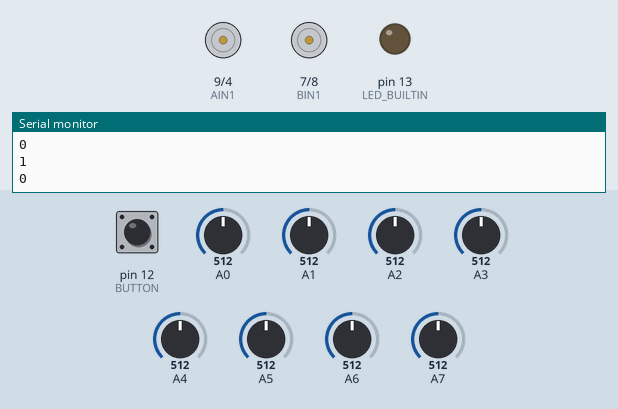
A sketch run on a simulated Arduino Nano, built with avr-gcc and run on an emulated ATmega328P. Shown: motor-driver pin pairs drawn as motors (green arrow = first pin HIGH = forward, orange = second pin HIGH = backward, longer = more drive, scaled by the enable pin), output pins drawn as LEDs (lit = HIGH), the last lines printed to the serial monitor. The inputs (shaded band) are chosen by the test bench; at power-on: pin 12 (BUTTON) HIGH, A0 = 512, A1 = 512, A2 = 512, A7 = 512, A3 = 512, A4 = 512, A5 = 512, A6 = 512.

Above: at 12.7 s.
12.8 s: pin 12 (BUTTON) pulled LOW for 0.15 s
At 15.1 s:
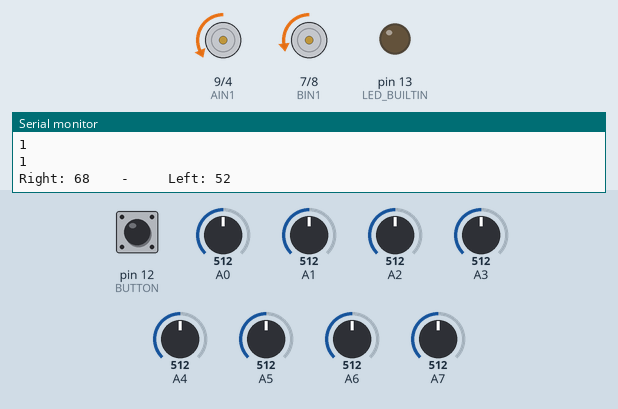
15.8 s: A0 set to 390
At 16.2 s:
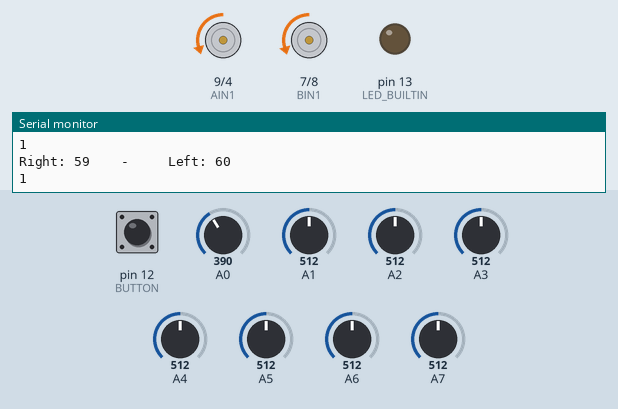
17.3 s: A1 set to 30
At 17.6 s:
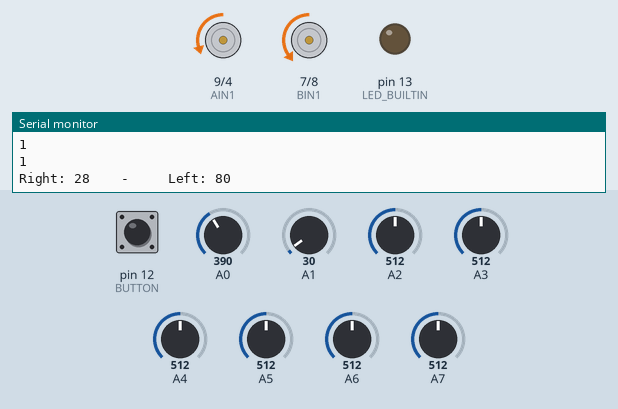
18.8 s: A0 set to 992
At 19.2 s:
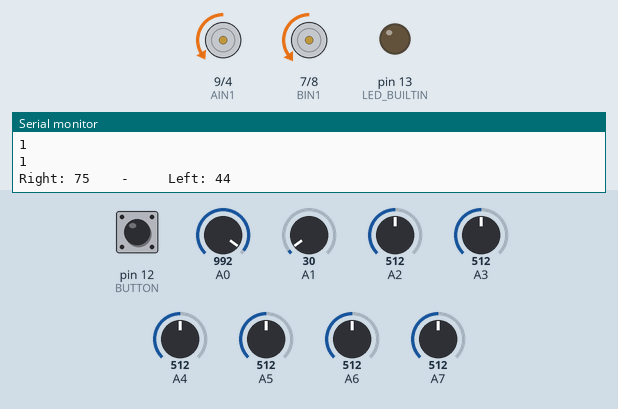
20.3 s: A2 set to 390
At 21.3 s:
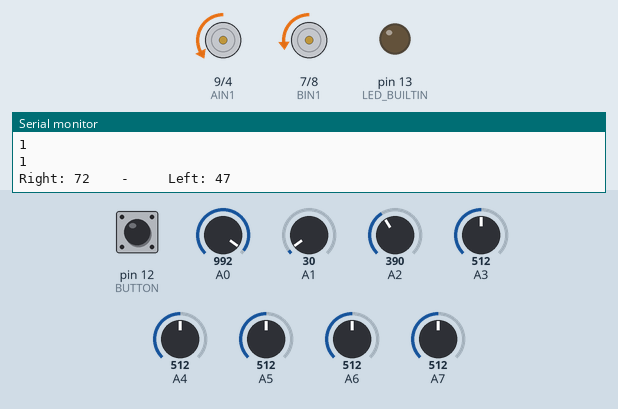
21.8 s: A7 set to 190
At 23.3 s:
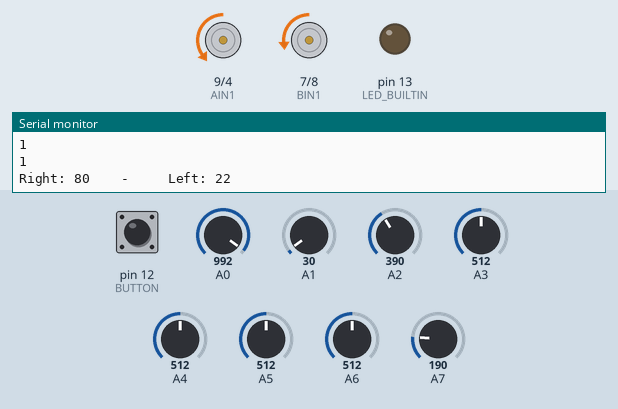
Timing chart, 0 to 24.8 s (numbered marks = the images above; inputs shaded):
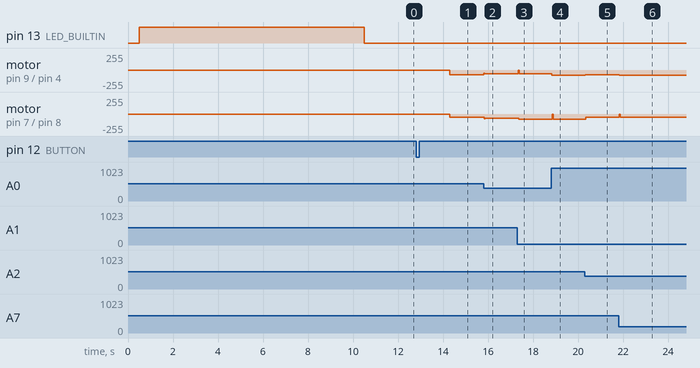

The sketch:

QTRALinefollower.ino
```cpp
#include <QTRSensors.h>
QTRSensors qtr;

const uint8_t SensorCount = 8;
uint16_t sensorValues[SensorCount];

const int BUTTON = 12;

const int PWMA = 5; // Pin para la señal PWM del motor A
const int AIN2 = 4; // Pin para la entrada 2 del motor A
const int AIN1 = 9; // Pin para la entrada 1 del motor A


const int BIN1 = 7; // Pin para la entrada 1 del motor B
const int BIN2 = 8; // Pin para la entrada 2 del motor B
const int PWMB = 6; // Pin para la señal PWM del motor B

// Definir las constantes del controlador PID
float kp = .2;  // Ganancia proporcional float kp = 0.1;
//float ki = 0.01; // Ganancia integral
float kd = .2; // Ganancia derivativa float kd = 0.35;

// Variables para el controlador PID
float previousError = 0;
float integral = 0;

#define rightMaxSpeed 200 // max speed of the robot
#define leftMaxSpeed 200 // max speed of the robot
#define rightBaseSpeed 150 // this is the speed at which the motors should spin when the robot is perfectly on the line
#define leftBaseSpeed 150  // this is the speed at which the motors should spin when the robot is perfectly on the line

void setup()
{
  // print the calibration minimum values measured when emitters were on
  Serial.begin(9600);

  pinMode(BUTTON, INPUT);

  CalibrateQTR();
  ConfigureMotors();
}

bool Activate = false;

void loop()
{
  // read calibrated sensor values and obtain a measure of the line position
  // from 0 to 5000 (for a white line, use readLineWhite() instead)
  uint16_t position = qtr.readLineBlack(sensorValues);
  //PrintQTRValues(position);

  int error = position - 3600;

  int motorSpeed = kp * error + kd * (error - previousError);
  previousError = error;

  int rightMotorSpeed = rightBaseSpeed - motorSpeed;
  int leftMotorSpeed = leftBaseSpeed + motorSpeed;


    //Switch the motors state
    int val = digitalRead(BUTTON);
    Serial.println(val);
    Serial.println(Activate);
    if(val == 0){
      Activate = !Activate;
      delay(1500);
      Serial.println(Activate);
    }

  if(Activate){
    // Aplicar la salida del controlador a los motores
    controlMotorA(constrain(rightMotorSpeed, 0, rightMaxSpeed));
    controlMotorB(constrain(leftMotorSpeed, 0, leftMaxSpeed));
  }
}

  void controlMotorA(int speed){
    int fixedSpeed = speed/2.5;

    Serial.print("Right: ");
    Serial.print(fixedSpeed); // Imprime la velocidad

    // Gira el motor B en la dirección opuesta durante 2 segundos
    digitalWrite(AIN1, LOW);
    digitalWrite(AIN2, HIGH);
    analogWrite(PWMA, fixedSpeed); // Velocidad máxima
  }

  void controlMotorB(int speed){
    int fixedSpeed = speed/2.5;

    Serial.print("    -     ");
    Serial.print("Left: ");
    Serial.println(fixedSpeed);

    // Gira el motor B en la dirección opuesta durante 2 segundos
    digitalWrite(BIN1, LOW);
    digitalWrite(BIN2, HIGH);
    analogWrite(PWMB, fixedSpeed); // Velocidad máxima
  }

  void CalibrateQTR(){

    // configure the sensors
    qtr.setTypeAnalog();
    qtr.setSensorPins((const uint8_t[]){A0, A1, A2, A3, A4, A5, A6, A7}, SensorCount);
    qtr.setEmitterPin(2);

    delay(500);
    pinMode(LED_BUILTIN, OUTPUT);
    digitalWrite(LED_BUILTIN, HIGH); // turn on Arduino's LED to indicate we are in calibration mode

    // analogRead() takes about 0.1 ms on an AVR.
    // 0.1 ms per sensor * 4 samples per sensor read (default) * 6 sensors
    // * 10 reads per calibrate() call = ~24 ms per calibrate() call.
    // Call calibrate() 400 times to make calibration take about 10 seconds.
    for (uint16_t i = 0; i < 400; i++)
    {
      qtr.calibrate();
    }
    digitalWrite(LED_BUILTIN, LOW); // turn off Arduino's LED to indicate we are through with calibration

    for (uint8_t i = 0; i < SensorCount; i++)
    {
      Serial.print(qtr.calibrationOn.minimum[i]);
      Serial.print(' ');
    }
    Serial.println();

    // print the calibration maximum values measured when emitters were on
    for (uint8_t i = 0; i < SensorCount; i++)
    {
      Serial.print(qtr.calibrationOn.maximum[i]);
      Serial.print(' ');
    }
    Serial.println();
    Serial.println();
    delay(1000);
  }

  void ConfigureMotors(){
    // Configura los pines como salidas
    pinMode(AIN1, OUTPUT);
    pinMode(AIN2, OUTPUT);
    pinMode(PWMA, OUTPUT);
    pinMode(BIN1, OUTPUT);
    pinMode(BIN2, OUTPUT);
    pinMode(PWMB, OUTPUT);
  }

  void PrintQTRValues(uint16_t position){
    // print the sensor values as numbers from 0 to 1000, where 0 means maximum
    // reflectance and 1000 means minimum reflectance, followed by the line
    // position
    for (uint8_t i = 0; i < SensorCount; i++)
    {
      Serial.print(sensorValues[i]);
      Serial.print('\t');
    }
    Serial.println(position);

    delay(250);
  }
```

Measured:
- after the input at 12.8 s, motor on pin 9 (AIN1) / pin 4 (AIN2): stopped → backward 68/255 after 1.5 s; motor on pin 7 (BIN1) / pin 8 (BIN2): stopped → backward 52/255 after 1.5 s
- after the input at 15.8 s, motor on pin 9 (AIN1) / pin 4 (AIN2): backward 68/255 → backward 59/255 at once; motor on pin 7 (BIN1) / pin 8 (BIN2): backward 52/255 → backward 60/255 at once
- after the input at 17.3 s, motor on pin 9 (AIN1) / pin 4 (AIN2): backward 59/255 → stopped after 0.05 s, → backward 59/255 0.04 s later; motor on pin 7 (BIN1) / pin 8 (BIN2): backward 60/255 → backward 80/255 after 0.07 s
- after the input at 18.8 s, motor on pin 9 (AIN1) / pin 4 (AIN2): backward 59/255 → backward 75/255 at once; motor on pin 7 (BIN1) / pin 8 (BIN2): backward 80/255 → stopped after 0.06 s, → backward 80/255 0.04 s later
- after the input at 20.3 s, motor on pin 9 (AIN1) / pin 4 (AIN2): backward 75/255 → backward 72/255 at once; motor on pin 7 (BIN1) / pin 8 (BIN2): backward 80/255 → backward 47/255 after 0.05 s
- after the input at 21.8 s, motor on pin 9 (AIN1) / pin 4 (AIN2): backward 72/255 → backward 80/255 at once; motor on pin 7 (BIN1) / pin 8 (BIN2): backward 47/255 → stopped at once, → backward 47/255 0.04 s later
